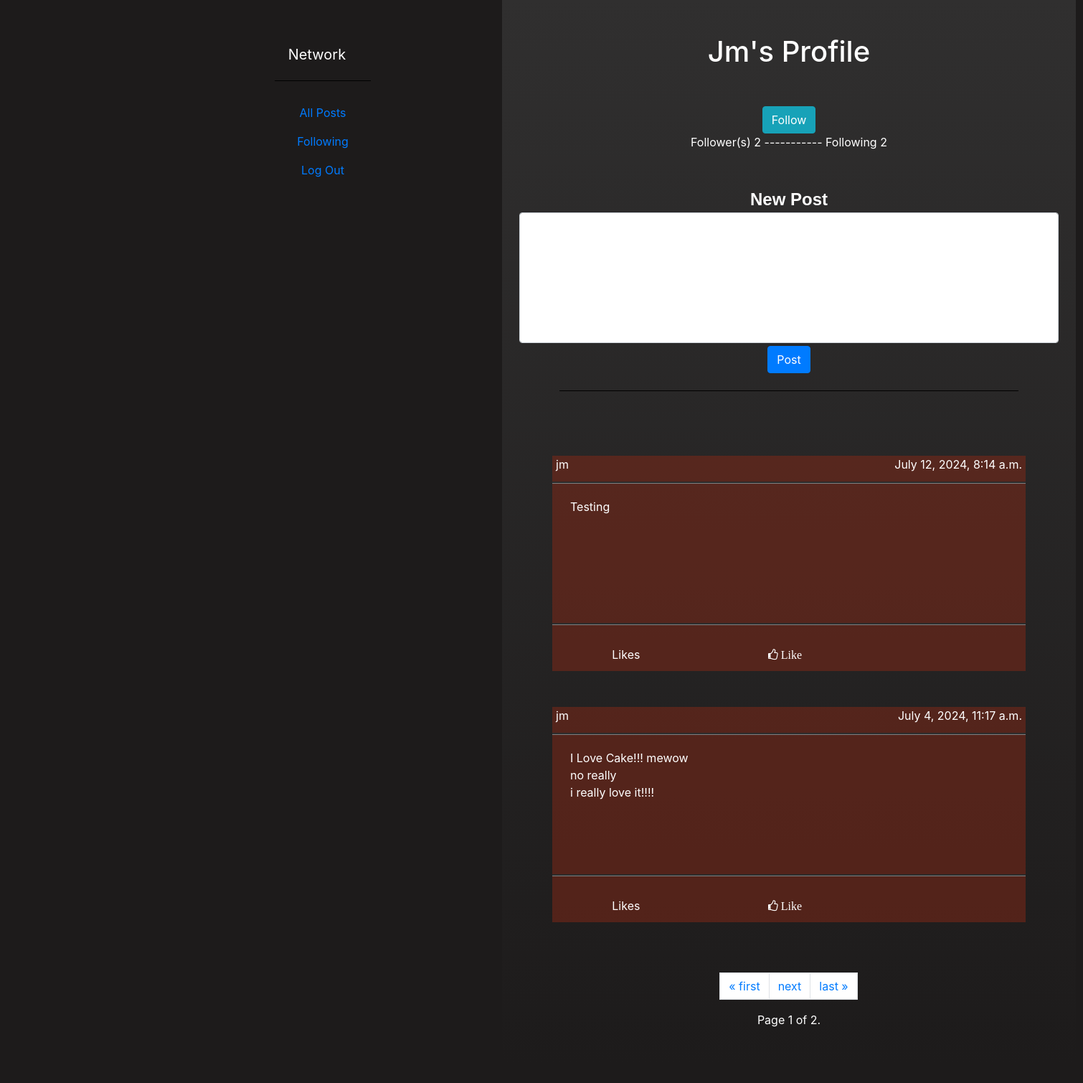
Page /profile/33 (signed in) on the committed database.
### network/models.py (models this page shows, shortened)
class User(AbstractUser):
    pass

class Post(models.Model):
    author = models.ForeignKey(User, on_delete=models.CASCADE, related_name="author")
    content = models.CharField(max_length= 300)
    date = models.DateTimeField(auto_now_add=True)
    likes = models.ManyToManyField(User, blank=True, related_name="likes")

### network/views.py (the view)
# urls.py: path("profile", views.profile_logged, name="log-user"),
def profile(request, id):
    is_following = False
    get_id = Post.objects.get(pk=id) # id is post ID
    get_user = User.objects.get(username = get_id.author)
    get_userId = get_user.pk
    nam = str(get_user.username)
    curr_user = User.objects.get(username = request.user)
    get_follow= Follow.objects.get(user = get_user)
    get_follower_count = get_follow.follower.count() or  0
    get_following_count = get_user.following.count() or 0
    if hasattr(curr_user, "following"):
        curr_following = curr_user.following.all()
        for follow in curr_following:
            str_user = str(follow.user)
            str_profile = str(get_user.username)
            if(str_user == str_profile):
                is_following = True
    posts = Post.objects.filter(author = get_id.author).order_by('-date')
    paginator = Paginator(posts, 10)
    page_number = request.GET.get('page')
    posts = paginator.get_page(page_number)
    return render(request, "network/profile.html", {
        "posts":posts,
        "userId": get_userId,
        "nam":nam,
        "is_following": is_following,
        "following": get_following_count,
        "follower": get_follower_count
    })

### network/templates/network/profile.html (shortened to what this page needs)
{% extends "network/layout.html" %}
{% block middle %}
    <div class="middle-header">
      <div class="middle-header-item mh-item1">
        <h1>{{nam|capfirst}}'s Profile</h1>
      </div>
      <div class="middle-header-item">
        {% if request.user.username != nam %}
            {% if is_following %}
            <button id="btn-unfollow" data-user-id="{{userId}}" class="btn btn-info btn-unfollow" onclick="unfollow(this.dataset.userId)">Unfollow</button>
            <button hidden id="btn-unfollow" data-user-id="{{userId}}" class="btn btn-info btn-follow" onclick="follow(this.dataset.userId)">Follow</button>
            {% else %}
            <button id="btn-follow" data-user-id="{{userId}}" class="btn btn-info btn-follow" onclick="follow(this.dataset.userId)">Follow</button>
            {% endif %}
        {% endif %}
        <br>
        Follower(s) <span id="follower-count">{{follower}}</span> ----------- Following <span>{{following}}</span>
      </div>
    </div>
{% endblock %}
{% block body %}
{% if user.is_authenticated %}
<form action="{% url 'post' %}" method="POST">
    <div class="mb-4 mx-4">
        <label for="exampleFormControlTextarea1" class="form-label mb-0"><span class="formated_span">New Post</span></label>
        <textarea name="content" class="form-control txt-rs" id="exampleFormControlTextarea1" rows="7"></textarea>
        <button type="submit" class="btn btn-primary mt-1">Post</button>
    </div>
</form>
<hr style="border-color: black; border-style: solid; width: 80%; margin-bottom: 90px;">
{% endif %}
<div id="content" style="margin: 20px">
    {% for post in posts %}
    <div class="post">
        <div class="item item-head">
            <a href="{% url 'profile' id=post.id %}"><div class="item-head-left">{{post.author}}</div></a>
            <div class="item-head-right">{{post.date}}</div>
        </div>
        <div class="item item-body"><textarea id="content-{{post.id}}" class="content" disabled>{{post.content}}</textarea></div>
        <br>
        <div class="item item-foot">
            <div class="item ft-ch-item">
                Likes <scope id="n_like{{post.id}}">{{post.lcount}}</scope>
            </div>
            <div class="item ft-ch-item">
                {% if user.is_authenticated %}
                {% if post.id in likelists %}
                    <button type="button" data-post-id="{{post.id}}" id="btn-like{{post.id}}" style="color: red;" class="btn btn-info fa fa-thumbs-o-up like" onclick="like({{post.id}})"> Unlike</button>
                {% else %}
                    <button type="button" id="btn-like{{post.id}}" class="btn btn-info fa fa-thumbs-o-up like" onclick="like({{post.id}})"> Like</button>
                {% endif %}
            {% endif %}
            </div>
        </div>
    </div>
    {% endfor %}
</div>
<div>
    <nav aria-label="Page navigation example">
        <ul class="pagination justify-content-center">
            <li class="page-link"><a href="?page=1">&laquo; first</a></li>
            {% if posts.has_next %}
                <li class="page-link"><a href="?page={{ posts.next_page_number }}">next</a></li>
            {% endif %}
            <li class="page-link"><a href="?page={{ posts.paginator.num_pages }}">last &raquo;</a></li>
        </ul>
    </nav>
    Page {{ posts.number }} of {{ posts.paginator.num_pages }}.
</div>
{% endblock %}

### network/static/network/styles.css (style rules this page uses)
* { box-sizing: border-box; color: white; }
body { background-color: rgb(29, 27, 27); margin-left: 500px; margin-right: 500px; height: 95vh; display: flex; flex-direction: column; text-align: center; }
.btn-info.fa-thumbs-o-up { background-color: transparent; border: none; color: inherit; }
.txt-rs { resize: none; }
.formated_span { font-family: Arial, Helvetica, sans-serif; font-weight: bold; font-size: 24px; }
#content { height: 700px; overflow-y: auto; }
.post { display: flex; flex: 1; flex-direction: column; align-items: stretch; height: 300px; margin: 0px 50px 50px 50px; background-color: rgba(134, 40, 23, 0.5); }
.item { flex-shrink: 0; flex: 1 0 auto; color: white; }
.item-head { justify-content: space-between; align-items: stretch; padding-left: 5px; padding-right: 5px; padding-bottom: 5px; border-bottom: groove grey; border-width: 10%; }
.item-head-left { float: left; }
.item-head-right { float: right; }
.item-body { flex-grow: 1; padding-top: 10px; color: rgb(15, 14, 14); border-bottom: groove grey; }
.item-foot { display: flex; overflow: auto; width: calc(100% - 50px); align-items: center; flex-direction: row; padding-bottom: 5px; }
.content { background-color: transparent; width: calc(100% - 40px); height: 170px; border: none; resize: none; padding: 10px 10px 5px 5px; }
.middle-header { display: flex; flex: 1; flex-direction: column; align-items: stretch; margin: 0px 50px 50px 50px; }
.middle-header-item { align-items: center; }
.mh-item1 { height: 100px; color: blue; }

### rows in the picture
User: username "Jm"
Post: author "jm", date "July 12, 2024, 8:14 a.m.", id "Testing"
Post: author "jm", date "July 4, 2024, 11:17 a.m.", id "I Love Cake!!! mewow no really i really love it!!!!"

### other values in the picture
{{ follower }} "2"
{{ following }} "2"
{{ posts.number }} "1"
{{ posts.paginator.num_pages }} "2"
